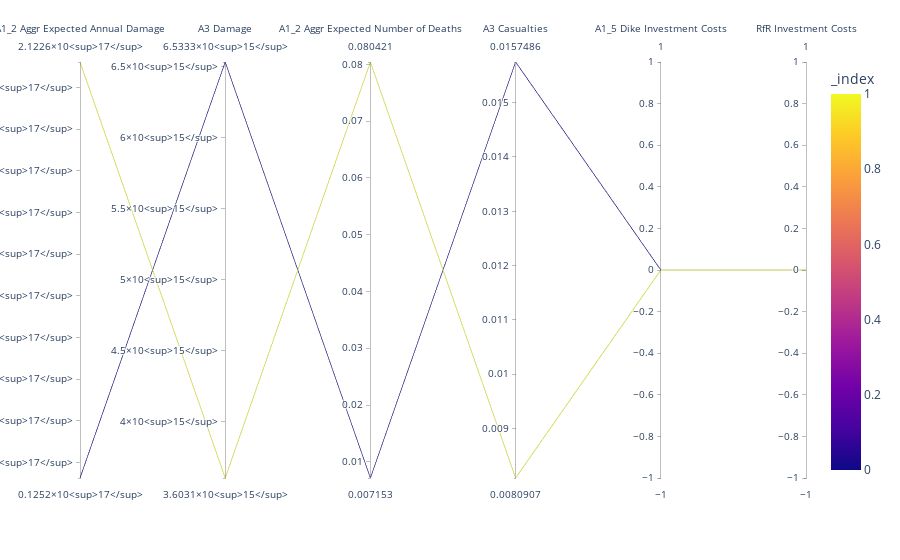

The cell this chart's notebook holds for it:
### Markdown cell above
For a better visual understanding, we will plot the stn ratio in a parallel coordinates plot.

### Code cell
fig3 = px.parallel_coordinates(scores, labels= {"A3 Expected Annual Damage" : "A3 Damage", "A3 Aggr Expected Number of Deaths" : "A3 Casualties", "Room for River Investment Costs" : "RfR Investment Costs"}, color = scores.index, dimensions=["A1_2 Aggr Expected Annual Damage", "A3 Expected Annual Damage", "A1_2 Aggr Expected Number of Deaths","A3 Aggr Expected Number of Deaths", "A1_5 Dike Investment Costs", "Room for River Investment Costs" ])
fig3.show()

### Figure 1 — Plotly figure (JSON) as saved in the notebook; plotly's stock layout.template omitted (floating-point values rounded to 4 significant figures)
{"data": [{"dimensions": [{"label": "A1_2 Aggr Expected Annual Damage", "values": [12518699075912482, 212255047246982700]}, {"label": "A3 Damage", "values": [6533339687361351, 3603000000000000.0]}, {"label": "A1_2 Aggr Expected Number of Deaths", "values": [0.007153, 0.08042]}, {"label": "A3 Casualties", "values": [0.01575, 0.008091]}, {"label": "A1_5 Dike Investment Costs", "values": [0, 0]}, {"label": "RfR Investment Costs", "values": [0, 0]}], "domain": {"x": [0, 1], "y": [0, 1]}, "line": {"color": [0, 1], "coloraxis": "coloraxis"}, "name": "", "type": "parcoords"}], "layout": {"coloraxis": {"colorbar": {"title": {"text": "_index"}}, "colorscale": [[0, "#0d0887"], [0.1111, "#46039f"], [0.2222, "#7201a8"], [0.3333, "#9c179e"], [0.4444, "#bd3786"], [0.5556, "#d8576b"], [0.6667, "#ed7953"], [0.7778, "#fb9f3a"], [0.8889, "#fdca26"], [1, "#f0f921"]]}, "legend": {"tracegroupgap": 0}, "margin": {"t": 60}}}
